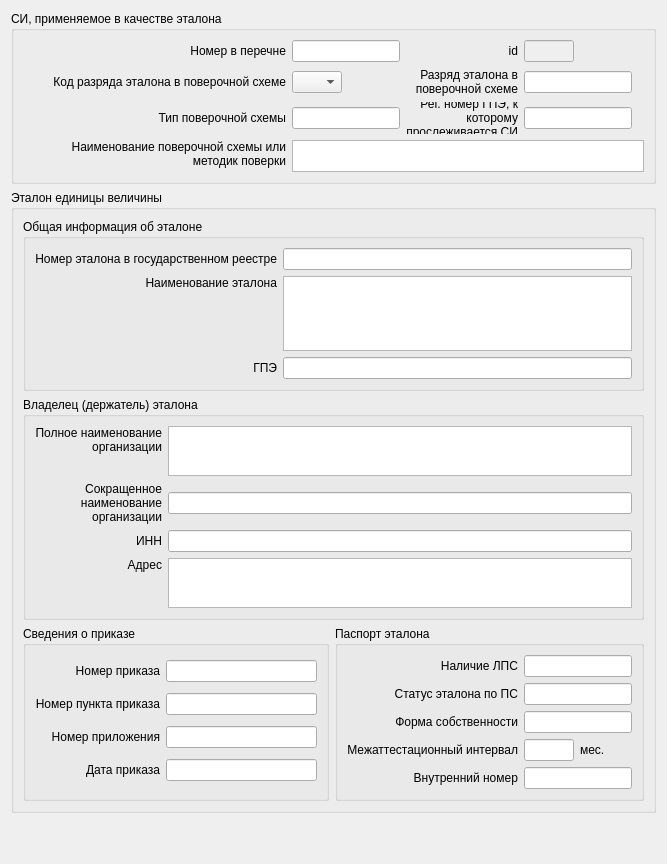
          <widget class="QWidget" name="tab_etalon_info">
           <attribute name="title">
            <string>Эталон</string>
           </attribute>
           <layout class="QGridLayout" name="gridLayout_8">
            <item row="6" column="0">
             <widget class="QGroupBox" name="groupBox_uve_info">
              <property name="enabled">
               <bool>true</bool>
              </property>
              <property name="title">
               <string>Эталон единицы величины</string>
              </property>
              <layout class="QGridLayout" name="gridLayout_14">
               <item row="4" column="0">
                <widget class="QGroupBox" name="groupBox_19">
                 <property name="title">
                  <string>Сведения о приказе</string>
                 </property>
                 <layout class="QGridLayout" name="gridLayout_10">
                  <item row="0" column="0">
                   <widget class="QLabel" name="label_71">
                    <property name="text">
                     <string>Номер приказа</string>
                    </property>
                    <property name="alignment">
                     <set>Qt::AlignRight|Qt::AlignTrailing|Qt::AlignVCenter</set>
                    </property>
                   </widget>
                  </item>
                  <item row="0" column="1">
                   <widget class="QLineEdit" name="lineEdit_uve_order_number"/>
                  </item>
                  <item row="1" column="0">
                   <widget class="QLabel" name="label_72">
                    <property name="text">
                     <string>Номер пункта приказа</string>
                    </property>
                    <property name="alignment">
                     <set>Qt::AlignRight|Qt::AlignTrailing|Qt::AlignVCenter</set>
                    </property>
                   </widget>
                  </item>
                  <item row="1" column="1">
                   <widget class="QLineEdit" name="lineEdit_uve_order_paragraph"/>
                  </item>
                  <item row="2" column="0">
                   <widget class="QLabel" name="label_73">
                    <property name="text">
                     <string>Номер приложения</string>
                    </property>
                    <property name="alignment">
                     <set>Qt::AlignRight|Qt::AlignTrailing|Qt::AlignVCenter</set>
                    </property>
                   </widget>
                  </item>
                  <item row="2" column="1">
                   <widget class="QLineEdit" name="lineEdit_uve_order_application"/>
                  </item>
                  <item row="3" column="0">
                   <widget class="QLabel" name="label_74">
                    <property name="text">
                     <string>Дата приказа</string>
                    </property>
                    <property name="alignment">
                     <set>Qt::AlignRight|Qt::AlignTrailing|Qt::AlignVCenter</set>
                    </property>
                   </widget>
                  </item>
                  <item row="3" column="1">
                   <widget class="QLineEdit" name="lineEdit_uve_order_date"/>
                  </item>
                 </layout>
                </widget>
               </item>
               <item row="4" column="1">
                <widget class="QGroupBox" name="groupBox_20">
                 <property name="title">
                  <string>Паспорт эталона</string>
                 </property>
                 <layout class="QGridLayout" name="gridLayout_12">
                  <item row="2" column="0">
                   <widget class="QLabel" name="label_83">
                    <property name="text">
                     <string>Форма собственности</string>
                    </property>
                    <property name="alignment">
                     <set>Qt::AlignRight|Qt::AlignTrailing|Qt::AlignVCenter</set>
                    </property>
                   </widget>
                  </item>
                  <item row="3" column="2">
                   <widget class="QLabel" name="label_85">
                    <property name="text">
                     <string>мес.</string>
                    </property>
                    <property name="alignment">
                     <set>Qt::AlignLeading|Qt::AlignLeft|Qt::AlignVCenter</set>
                    </property>
                   </widget>
                  </item>
                  <item row="3" column="0">
                   <widget class="QLabel" name="label_81">
                    <property name="text">
                     <string>Межаттестационный интервал</string>
                    </property>
                    <property name="alignment">
                     <set>Qt::AlignRight|Qt::AlignTrailing|Qt::AlignVCenter</set>
                    </property>
                   </widget>
                  </item>
                  <item row="2" column="1" colspan="2">
                   <widget class="QLineEdit" name="lineEdit_uve_pass_ownership"/>
                  </item>
                  <item row="3" column="1">
                   <widget class="QLineEdit" name="lineEdit_uve_pass_interval">
                    <property name="maximumSize">
                     <size>
                      <width>50</width>
                      <height>16777215</height>
                     </size>
                    </property>
                   </widget>
                  </item>
                  <item row="4" column="1" colspan="2">
                   <widget class="QLineEdit" name="lineEdit_uve_pass_number"/>
                  </item>
                  <item row="4" column="0">
                   <widget class="QLabel" name="label_84">
                    <property name="text">
                     <string>Внутренний номер</string>
                    </property>
                    <property name="alignment">
                     <set>Qt::AlignRight|Qt::AlignTrailing|Qt::AlignVCenter</set>
                    </property>
                   </widget>
                  </item>
                  <item row="1" column="1" colspan="2">
                   <widget class="QLineEdit" name="lineEdit_uve_pass_rank"/>
                  </item>
                  <item row="0" column="0">
                   <widget class="QLabel" name="label_80">
                    <property name="text">
                     <string>Наличие ЛПС</string>
                    </property>
                    <property name="alignment">
                     <set>Qt::AlignRight|Qt::AlignTrailing|Qt::AlignVCenter</set>
                    </property>
                   </widget>
                  </item>
                  <item row="1" column="0">
                   <widget class="QLabel" name="label_82">
                    <property name="text">
                     <string>Статус эталона по ПС</string>
                    </property>
                    <property name="alignment">
                     <set>Qt::AlignRight|Qt::AlignTrailing|Qt::AlignVCenter</set>
                    </property>
                   </widget>
                  </item>
                  <item row="0" column="1" colspan="2">
                   <widget class="QLineEdit" name="lineEdit_uve_pass_lps"/>
                  </item>
                 </layout>
                </widget>
               </item>
               <item row="1" column="0" colspan="2">
                <widget class="QGroupBox" name="groupBox_18">
                 <property name="title">
                  <string>Владелец (держатель) эталона</string>
                 </property>
                 <layout class="QGridLayout" name="gridLayout_13">
                  <item row="0" column="0">
                   <widget class="QLabel" name="label_77">
                    <property name="text">
                     <string>Полное наименование организации</string>
                    </property>
                    <property name="scaledContents">
                     <bool>false</bool>
                    </property>
                    <property name="alignment">
                     <set>Qt::AlignRight|Qt::AlignTop|Qt::AlignTrailing</set>
                    </property>
                    <property name="wordWrap">
                     <bool>true</bool>
                    </property>
                   </widget>
                  </item>
                  <item row="1" column="0">
                   <widget class="QLabel" name="label_78">
                    <property name="text">
                     <string>Сокращенное наименование организации</string>
                    </property>
                    <property name="scaledContents">
                     <bool>false</bool>
                    </property>
                    <property name="alignment">
                     <set>Qt::AlignRight|Qt::AlignTop|Qt::AlignTrailing</set>
                    </property>
                    <property name="wordWrap">
                     <bool>true</bool>
                    </property>
                   </widget>
                  </item>
                  <item row="1" column="1">
                   <widget class="QLineEdit" name="lineEdit_uve_org_short_title"/>
                  </item>
                  <item row="2" column="0">
                   <widget class="QLabel" name="label_70">
                    <property name="text">
                     <string>ИНН</string>
                    </property>
                    <property name="alignment">
                     <set>Qt::AlignRight|Qt::AlignTrailing|Qt::AlignVCenter</set>
                    </property>
                   </widget>
                  </item>
                  <item row="2" column="1">
                   <widget class="QLineEdit" name="lineEdit_uve_inn"/>
                  </item>
                  <item row="3" column="0">
                   <widget class="QLabel" name="label_79">
                    <property name="text">
                     <string>Адрес</string>
                    </property>
                    <property name="scaledContents">
                     <bool>false</bool>
                    </property>
                    <property name="alignment">
                     <set>Qt::AlignRight|Qt::AlignTop|Qt::AlignTrailing</set>
                    </property>
                    <property name="wordWrap">
                     <bool>true</bool>
                    </property>
                   </widget>
                  </item>
                  <item row="0" column="1">
                   <widget class="QPlainTextEdit" name="plainTextEdit_uve_org_full_title">
                    <property name="maximumSize">
                     <size>
                      <width>16777215</width>
                      <height>50</height>
                     </size>
                    </property>
                   </widget>
                  </item>
                  <item row="3" column="1">
                   <widget class="QPlainTextEdit" name="plainTextEdit_uve_address">
                    <property name="maximumSize">
                     <size>
                      <width>16777215</width>
                      <height>50</height>
                     </size>
                    </property>
                   </widget>
                  </item>
                 </layout>
                </widget>
               </item>
               <item row="0" column="0" colspan="2">
                <widget class="QGroupBox" name="groupBox_17">
                 <property name="title">
                  <string>Общая информация об эталоне</string>
                 </property>
                 <layout class="QGridLayout" name="gridLayout_11">
                  <item row="0" column="0">
                   <widget class="QLabel" name="label_69">
                    <property name="text">
                     <string>Номер эталона в государственном реестре</string>
                    </property>
                    <property name="alignment">
                     <set>Qt::AlignRight|Qt::AlignTrailing|Qt::AlignVCenter</set>
                    </property>
                   </widget>
                  </item>
                  <item row="0" column="1">
                   <widget class="QLineEdit" name="lineEdit_uve_number"/>
                  </item>
                  <item row="1" column="0">
                   <widget class="QLabel" name="label_75">
                    <property name="text">
                     <string>Наименование эталона</string>
                    </property>
                    <property name="alignment">
                     <set>Qt::AlignRight|Qt::AlignTop|Qt::AlignTrailing</set>
                    </property>
                   </widget>
                  </item>
                  <item row="2" column="0">
                   <widget class="QLabel" name="label_76">
                    <property name="text">
                     <string>ГПЭ</string>
                    </property>
                    <property name="scaledContents">
                     <bool>false</bool>
                    </property>
                    <property name="alignment">
                     <set>Qt::AlignRight|Qt::AlignTrailing|Qt::AlignVCenter</set>
                    </property>
                    <property name="wordWrap">
                     <bool>true</bool>
                    </property>
                   </widget>
                  </item>
                  <item row="2" column="1">
                   <widget class="QLineEdit" name="lineEdit_uve_npe_numbers"/>
                  </item>
                  <item row="1" column="1">
                   <widget class="QPlainTextEdit" name="plainTextEdit_uve_title">
                    <property name="maximumSize">
                     <size>
                      <width>16777215</width>
                      <height>75</height>
                     </size>
                    </property>
                   </widget>
                  </item>
                 </layout>
                </widget>
               </item>
              </layout>
             </widget>
            </item>
            <item row="5" column="0">
             <widget class="QGroupBox" name="groupBox_mieta_info">
              <property name="maximumSize">
               <size>
                <width>16777215</width>
                <height>173</height>
               </size>
              </property>
              <property name="title">
               <string>СИ, применяемое в качестве эталона</string>
              </property>
              <layout class="QGridLayout" name="gridLayout_9">
               <item row="0" column="2">
                <widget class="QLabel" name="label_22">
                 <property name="text">
                  <string>id</string>
                 </property>
                 <property name="alignment">
                  <set>Qt::AlignRight|Qt::AlignTrailing|Qt::AlignVCenter</set>
                 </property>
                </widget>
               </item>
               <item row="0" column="3">
                <widget class="QLineEdit" name="lineEdit_mieta_id">
                 <property name="enabled">
                  <bool>false</bool>
                 </property>
                 <property name="maximumSize">
                  <size>
                   <width>50</width>
                   <height>16777215</height>
                  </size>
                 </property>
                 <property name="layoutDirection">
                  <enum>Qt::LeftToRight</enum>
                 </property>
                 <property name="alignment">
                  <set>Qt::AlignLeading|Qt::AlignLeft|Qt::AlignVCenter</set>
                 </property>
                </widget>
               </item>
               <item row="1" column="3">
                <widget class="QLineEdit" name="lineEdit_mieta_rank_title"/>
               </item>
               <item row="5" column="0">
                <widget class="QLabel" name="label_19">
                 <property name="text">
                  <string>Наименование поверочной схемы или методик поверки</string>
                 </property>
                 <property name="alignment">
                  <set>Qt::AlignRight|Qt::AlignTop|Qt::AlignTrailing</set>
                 </property>
                 <property name="wordWrap">
                  <bool>true</bool>
                 </property>
                </widget>
               </item>
               <item row="0" column="0">
                <widget class="QLabel" name="label_15">
                 <property name="text">
                  <string>Номер в перечне</string>
                 </property>
                 <property name="alignment">
                  <set>Qt::AlignRight|Qt::AlignTrailing|Qt::AlignVCenter</set>
                 </property>
                </widget>
               </item>
               <item row="1" column="1">
                <widget class="QComboBox" name="comboBox_mieta_rank">
                 <property name="maximumSize">
                  <size>
                   <width>50</width>
                   <height>16777215</height>
                  </size>
                 </property>
                 <item>
                  <property name="text">
                   <string/>
                  </property>
                 </item>
                 <item>
                  <property name="text">
                   <string>0Р</string>
                  </property>
                 </item>
                 <item>
                  <property name="text">
                   <string>1Р</string>
                  </property>
                 </item>
                 <item>
                  <property name="text">
                   <string>2Р</string>
                  </property>
                 </item>
                 <item>
                  <property name="text">
                   <string>3Р</string>
                  </property>
                 </item>
                 <item>
                  <property name="text">
                   <string>4Р</string>
                  </property>
                 </item>
                 <item>
                  <property name="text">
                   <string>5Р</string>
                  </property>
                 </item>
                 <item>
                  <property name="text">
                   <string>РЭ</string>
                  </property>
                 </item>
                 <item>
                  <property name="text">
                   <string>ВЭ</string>
                  </property>
                 </item>
                 <item>
                  <property name="text">
                   <string>СИ</string>
                  </property>
                 </item>
                </widget>
               </item>
               <item row="1" column="0">
                <widget class="QLabel" name="label_16">
                 <property name="sizePolicy">
                  <sizepolicy hsizetype="Preferred" vsizetype="Fixed">
                   <horstretch>0</horstretch>
                   <verstretch>0</verstretch>
                  </sizepolicy>
                 </property>
                 <property name="text">
                  <string>Код разряда эталона в поверочной схеме</string>
                 </property>
                 <property name="alignment">
                  <set>Qt::AlignRight|Qt::AlignTrailing|Qt::AlignVCenter</set>
                 </property>
                 <property name="wordWrap">
                  <bool>true</bool>
                 </property>
                </widget>
               </item>
               <item row="1" column="2">
                <widget class="QLabel" name="label_20">
                 <property name="sizePolicy">
                  <sizepolicy hsizetype="Preferred" vsizetype="Fixed">
                   <horstretch>0</horstretch>
                   <verstretch>0</verstretch>
                  </sizepolicy>
                 </property>
                 <property name="text">
                  <string>Разряд эталона в поверочной схеме</string>
                 </property>
                 <property name="alignment">
                  <set>Qt::AlignRight|Qt::AlignTrailing|Qt::AlignVCenter</set>
                 </property>
                 <property name="wordWrap">
                  <bool>true</bool>
                 </property>
                </widget>
               </item>
               <item row="0" column="1">
                <widget class="QLineEdit" name="lineEdit_mieta_number"/>
               </item>
               <item row="2" column="0">
                <widget class="QLabel" name="label_18">
                 <property name="text">
                  <string>Тип поверочной схемы</string>
                 </property>
                 <property name="scaledContents">
                  <bool>false</bool>
                 </property>
                 <property name="alignment">
                  <set>Qt::AlignRight|Qt::AlignTrailing|Qt::AlignVCenter</set>
                 </property>
                 <property name="wordWrap">
                  <bool>true</bool>
                 </property>
                </widget>
               </item>
               <item row="2" column="1">
                <widget class="QLineEdit" name="lineEdit_mieta_schematype">
                 <property name="text">
                  <string/>
                 </property>
                </widget>
               </item>
               <item row="2" column="2">
                <widget class="QLabel" name="label_17">
                 <property name="text">
                  <string>Рег. номер ГПЭ, к которому прослеживается СИ</string>
                 </property>
                 <property name="alignment">
                  <set>Qt::AlignRight|Qt::AlignTrailing|Qt::AlignVCenter</set>
                 </property>
                 <property name="wordWrap">
                  <bool>true</bool>
                 </property>
                </widget>
               </item>
               <item row="2" column="3">
                <widget class="QLineEdit" name="lineEdit_mieta_npenumber"/>
               </item>
               <item row="5" column="1" colspan="5">
                <widget class="QPlainTextEdit" name="plainTextEdit_mieta_schematitle">
                 <property name="maximumSize">
                  <size>
                   <width>16777215</width>
                   <height>50</height>
                  </size>
                 </property>
                </widget>
               </item>
              </layout>
             </widget>
            </item>
            <item row="7" column="0">
             <spacer name="verticalSpacer_4">
              <property name="orientation">
               <enum>Qt::Vertical</enum>
              </property>
              <property name="sizeHint" stdset="0">
               <size>
                <width>20</width>
                <height>40</height>
               </size>
              </property>
             </spacer>
            </item>
           </layout>
          </widget>
